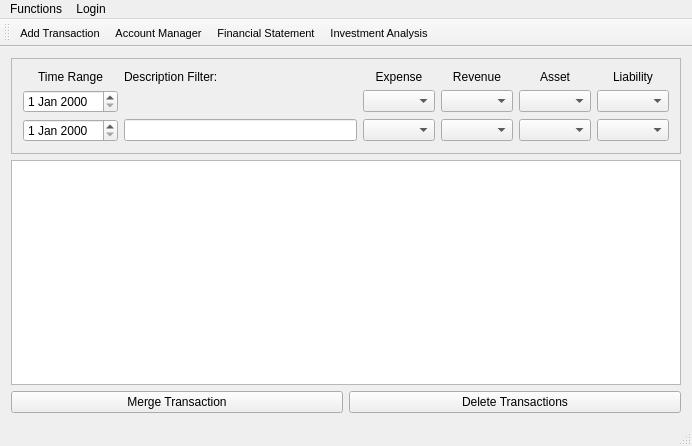
<?xml version="1.0" encoding="UTF-8"?>
<ui version="4.0">
 <class>HomeWindow</class>
 <widget class="QMainWindow" name="HomeWindow">
  <property name="geometry">
   <rect>
    <x>0</x>
    <y>0</y>
    <width>692</width>
    <height>446</height>
   </rect>
  </property>
  <property name="windowTitle">
   <string>Book Keeping</string>
  </property>
  <widget class="QWidget" name="centralWidget">
   <layout class="QGridLayout" name="gridLayout">
    <item row="0" column="0" colspan="2">
     <widget class="QFrame" name="frame">
      <property name="frameShape">
       <enum>QFrame::StyledPanel</enum>
      </property>
      <property name="frameShadow">
       <enum>QFrame::Raised</enum>
      </property>
      <layout class="QGridLayout" name="gridLayout_2">
       <item row="0" column="3">
        <widget class="QLabel" name="label_2">
         <property name="text">
          <string>Expense</string>
         </property>
         <property name="alignment">
          <set>Qt::AlignCenter</set>
         </property>
        </widget>
       </item>
       <item row="1" column="0">
        <widget class="QDateEdit" name="dateEditFrom">
         <property name="maximumSize">
          <size>
           <width>100</width>
           <height>16777215</height>
          </size>
         </property>
        </widget>
       </item>
       <item row="2" column="3">
        <widget class="QComboBox" name="comboBoxExpenseName"/>
       </item>
       <item row="0" column="1">
        <widget class="QLabel" name="label">
         <property name="text">
          <string>Description Filter:</string>
         </property>
        </widget>
       </item>
       <item row="0" column="0">
        <widget class="QLabel" name="label_4">
         <property name="text">
          <string>Time Range</string>
         </property>
         <property name="alignment">
          <set>Qt::AlignCenter</set>
         </property>
        </widget>
       </item>
       <item row="0" column="5">
        <widget class="QLabel" name="label_3">
         <property name="text">
          <string>Revenue</string>
         </property>
         <property name="alignment">
          <set>Qt::AlignCenter</set>
         </property>
        </widget>
       </item>
       <item row="2" column="6">
        <widget class="QComboBox" name="comboBoxAssetName"/>
       </item>
       <item row="2" column="0">
        <widget class="QDateEdit" name="dateEditTo">
         <property name="maximumSize">
          <size>
           <width>100</width>
           <height>16777215</height>
          </size>
         </property>
        </widget>
       </item>
       <item row="1" column="3">
        <widget class="QComboBox" name="comboBoxExpenseCategory"/>
       </item>
       <item row="1" column="7">
        <widget class="QComboBox" name="comboBoxLiabilityCategory"/>
       </item>
       <item row="2" column="1">
        <widget class="QLineEdit" name="lineEditDescriptionFilter">
         <property name="maximumSize">
          <size>
           <width>300</width>
           <height>16777215</height>
          </size>
         </property>
        </widget>
       </item>
       <item row="1" column="6">
        <widget class="QComboBox" name="comboBoxAssetCategory"/>
       </item>
       <item row="1" column="5">
        <widget class="QComboBox" name="comboBoxRevenueCategory"/>
       </item>
       <item row="0" column="6">
        <widget class="QLabel" name="label_5">
         <property name="text">
          <string>Asset</string>
         </property>
         <property name="alignment">
          <set>Qt::AlignCenter</set>
         </property>
        </widget>
       </item>
       <item row="2" column="7">
        <widget class="QComboBox" name="comboBoxLiabilityName"/>
       </item>
       <item row="2" column="5">
        <widget class="QComboBox" name="comboBoxRevenueName"/>
       </item>
       <item row="0" column="7">
        <widget class="QLabel" name="label_6">
         <property name="text">
          <string>Liability</string>
         </property>
         <property name="alignment">
          <set>Qt::AlignCenter</set>
         </property>
        </widget>
       </item>
      </layout>
     </widget>
    </item>
    <item row="1" column="0" colspan="2">
     <widget class="QTableView" name="tableView"/>
    </item>
    <item row="2" column="0">
     <widget class="QPushButton" name="pushButtonMerge">
      <property name="text">
       <string>Merge Transaction</string>
      </property>
     </widget>
    </item>
    <item row="2" column="1">
     <widget class="QPushButton" name="pushButtonDelete">
      <property name="text">
       <string>Delete Transactions</string>
      </property>
     </widget>
    </item>
   </layout>
  </widget>
  <widget class="QMenuBar" name="menuBar">
   <property name="geometry">
    <rect>
     <x>0</x>
     <y>0</y>
     <width>692</width>
     <height>17</height>
    </rect>
   </property>
   <property name="font">
    <font>
     <pointsize>9</pointsize>
    </font>
   </property>
   <widget class="QMenu" name="menuFunctions">
    <property name="title">
     <string>Functions</string>
    </property>
    <addaction name="actionAddTransaction"/>
    <addaction name="actionAccountManager"/>
    <addaction name="actionFinancialStatement"/>
    <addaction name="actionInvestmentAnalysis"/>
    <addaction name="actionTransactionValidation"/>
    <addaction name="actionHouseholdManager"/>
   </widget>
   <widget class="QMenu" name="menuLogin">
    <property name="title">
     <string>Login</string>
    </property>
    <addaction name="actionLogin"/>
    <addaction name="actionLogout"/>
   </widget>
   <addaction name="menuFunctions"/>
   <addaction name="menuLogin"/>
  </widget>
  <widget class="QToolBar" name="mainToolBar">
   <attribute name="toolBarArea">
    <enum>TopToolBarArea</enum>
   </attribute>
   <attribute name="toolBarBreak">
    <bool>false</bool>
   </attribute>
   <addaction name="actionAddTransaction"/>
   <addaction name="actionAccountManager"/>
   <addaction name="actionFinancialStatement"/>
   <addaction name="actionInvestmentAnalysis"/>
  </widget>
  <widget class="QStatusBar" name="statusBar"/>
  <action name="actionAddTransaction">
   <property name="icon">
    <iconset resource="../resources.qrc">
     <normaloff>:/icons/AddTransaction.png</normaloff>:/icons/AddTransaction.png</iconset>
   </property>
   <property name="text">
    <string>Add Transaction</string>
   </property>
   <property name="font">
    <font>
     <pointsize>8</pointsize>
    </font>
   </property>
  </action>
  <action name="actionAccountManager">
   <property name="icon">
    <iconset resource="../resources.qrc">
     <normaloff>:/icons/Transactions.png</normaloff>:/icons/Transactions.png</iconset>
   </property>
   <property name="text">
    <string>Account Manager</string>
   </property>
   <property name="font">
    <font>
     <pointsize>8</pointsize>
    </font>
   </property>
  </action>
  <action name="actionInvestmentAnalysis">
   <property name="icon">
    <iconset resource="../resources.qrc">
     <normaloff>:/icons/Investment_Analysis.png</normaloff>:/icons/Investment_Analysis.png</iconset>
   </property>
   <property name="text">
    <string>Investment Analysis</string>
   </property>
   <property name="toolTip">
    <string>Investment Analysis</string>
   </property>
   <property name="font">
    <font>
     <pointsize>8</pointsize>
    </font>
   </property>
  </action>
  <action name="actionFinancialStatement">
   <property name="icon">
    <iconset resource="../resources.qrc">
     <normaloff>:/icons/Balance_Sheet.png</normaloff>:/icons/Balance_Sheet.png</iconset>
   </property>
   <property name="text">
    <string>Financial Statement</string>
   </property>
   <property name="toolTip">
    <string>Financial Statement</string>
   </property>
   <property name="font">
    <font>
     <pointsize>8</pointsize>
    </font>
   </property>
  </action>
  <action name="actionTransactionValidation">
   <property name="text">
    <string>Transaction Validation</string>
   </property>
   <property name="font">
    <font>
     <pointsize>8</pointsize>
    </font>
   </property>
  </action>
  <action name="actionHouseholdManager">
   <property name="text">
    <string>Household Manager</string>
   </property>
  </action>
  <action name="actionLogin">
   <property name="text">
    <string>Log in</string>
   </property>
  </action>
  <action name="actionLogout">
   <property name="text">
    <string>Log out</string>
   </property>
  </action>
 </widget>
 <layoutdefault spacing="6" margin="11"/>
 <resources>
  <include location="../resources.qrc"/>
 </resources>
 <connections/>
</ui>
